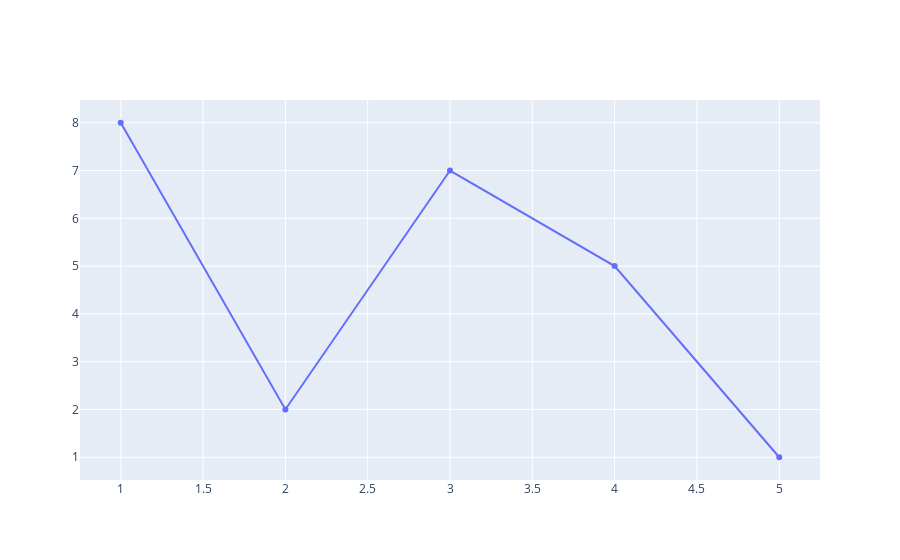

Notebook code cell kept with this figure:
### Code cell
# generando graficas con ejes X y Y

valores = np.array([1,5,7,2,8])
valoresX = np.array([5,4,3,2,1])


data = [go.Scatter(x=valoresX, y=valores)]

iplot(data)

### Figure 1 — Plotly figure (JSON) as saved in the notebook; plotly's stock layout.template omitted (floating-point values rounded to 4 significant figures)
{"data": [{"type": "scatter", "x": [5, 4, 3, 2, 1], "y": [1, 5, 7, 2, 8]}], "layout": {}}
